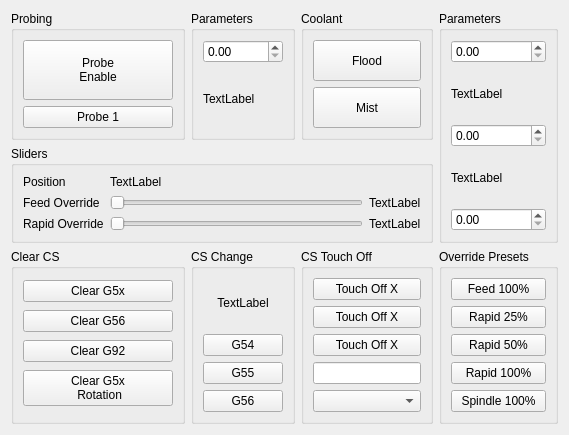
      <widget class="QWidget" name="tab_13">
       <attribute name="title">
        <string>Misc</string>
       </attribute>
       <layout class="QGridLayout" name="gridLayout_19">
        <item row="0" column="0">
         <widget class="QGroupBox" name="groupBox_5">
          <property name="title">
           <string>Probing</string>
          </property>
          <layout class="QGridLayout" name="gridLayout_20">
           <item row="0" column="0">
            <widget class="QPushButton" name="probing_enable_pb">
             <property name="sizePolicy">
              <sizepolicy hsizetype="Fixed" vsizetype="Preferred">
               <horstretch>0</horstretch>
               <verstretch>0</verstretch>
              </sizepolicy>
             </property>
             <property name="minimumSize">
              <size>
               <width>150</width>
               <height>60</height>
              </size>
             </property>
             <property name="maximumSize">
              <size>
               <width>16777215</width>
               <height>16777215</height>
              </size>
             </property>
             <property name="text">
              <string>Probe
Enable</string>
             </property>
             <property name="led_indicator" stdset="0">
              <bool>true</bool>
             </property>
            </widget>
           </item>
           <item row="1" column="0">
            <widget class="QPushButton" name="probe_1">
             <property name="text">
              <string>Probe 1</string>
             </property>
             <property name="function" stdset="0">
              <string>mdi</string>
             </property>
             <property name="command" stdset="0">
              <string>o&lt;measure&gt; call</string>
             </property>
            </widget>
           </item>
          </layout>
         </widget>
        </item>
        <item row="2" column="0">
         <widget class="QGroupBox" name="groupBox_13">
          <property name="title">
           <string>Clear CS</string>
          </property>
          <layout class="QVBoxLayout" name="verticalLayout_4">
           <item>
            <widget class="QPushButton" name="clear_coord_0">
             <property name="text">
              <string>Clear G5x</string>
             </property>
            </widget>
           </item>
           <item>
            <widget class="QPushButton" name="clear_coord_2">
             <property name="text">
              <string>Clear G56</string>
             </property>
            </widget>
           </item>
           <item>
            <widget class="QPushButton" name="clear_coord_10">
             <property name="text">
              <string>Clear G92</string>
             </property>
            </widget>
           </item>
           <item>
            <widget class="QPushButton" name="clear_coord_11">
             <property name="text">
              <string>Clear G5x
 Rotation</string>
             </property>
            </widget>
           </item>
          </layout>
         </widget>
        </item>
        <item row="0" column="2">
         <widget class="QGroupBox" name="groupBox_23">
          <property name="title">
           <string>Coolant</string>
          </property>
          <layout class="QVBoxLayout" name="verticalLayout_13">
           <item>
            <widget class="QPushButton" name="flood_pb">
             <property name="sizePolicy">
              <sizepolicy hsizetype="Minimum" vsizetype="Expanding">
               <horstretch>0</horstretch>
               <verstretch>0</verstretch>
              </sizepolicy>
             </property>
             <property name="text">
              <string>Flood</string>
             </property>
             <property name="led_indicator" stdset="0">
              <bool>true</bool>
             </property>
            </widget>
           </item>
           <item>
            <widget class="QPushButton" name="mist_pb">
             <property name="sizePolicy">
              <sizepolicy hsizetype="Minimum" vsizetype="Expanding">
               <horstretch>0</horstretch>
               <verstretch>0</verstretch>
              </sizepolicy>
             </property>
             <property name="text">
              <string>Mist</string>
             </property>
             <property name="led_indicator" stdset="0">
              <bool>true</bool>
             </property>
            </widget>
           </item>
          </layout>
         </widget>
        </item>
        <item row="0" column="1">
         <widget class="QGroupBox" name="groupBox_6">
          <property name="title">
           <string>Parameters</string>
          </property>
          <layout class="QGridLayout" name="gridLayout_21">
           <item row="0" column="0">
            <widget class="QDoubleSpinBox" name="doubleSpinBox_2">
             <property name="function" stdset="0">
              <string>set_var</string>
             </property>
             <property name="variable" stdset="0">
              <string>1003</string>
             </property>
            </widget>
           </item>
           <item row="1" column="0">
            <widget class="QLabel" name="label_28">
             <property name="text">
              <string>TextLabel</string>
             </property>
             <property name="function" stdset="0">
              <string>watch_var</string>
             </property>
             <property name="variable" stdset="0">
              <string>1000</string>
             </property>
            </widget>
           </item>
          </layout>
         </widget>
        </item>
        <item row="2" column="1">
         <widget class="QGroupBox" name="groupBox_15">
          <property name="title">
           <string>CS Change</string>
          </property>
          <layout class="QVBoxLayout" name="verticalLayout_6">
           <item>
            <widget class="QLabel" name="g5x_index_lb">
             <property name="sizePolicy">
              <sizepolicy hsizetype="Preferred" vsizetype="Minimum">
               <horstretch>0</horstretch>
               <verstretch>0</verstretch>
              </sizepolicy>
             </property>
             <property name="text">
              <string>TextLabel</string>
             </property>
             <property name="alignment">
              <set>Qt::AlignCenter</set>
             </property>
            </widget>
           </item>
           <item>
            <widget class="QPushButton" name="change_cs_1">
             <property name="text">
              <string>G54</string>
             </property>
            </widget>
           </item>
           <item>
            <widget class="QPushButton" name="change_cs_2">
             <property name="text">
              <string>G55</string>
             </property>
            </widget>
           </item>
           <item>
            <widget class="QPushButton" name="change_cs_3">
             <property name="text">
              <string>G56</string>
             </property>
            </widget>
           </item>
          </layout>
         </widget>
        </item>
        <item row="2" column="2">
         <widget class="QGroupBox" name="groupBox_21">
          <property name="title">
           <string>CS Touch Off</string>
          </property>
          <layout class="QVBoxLayout" name="verticalLayout_14">
           <item>
            <widget class="QPushButton" name="touchoff_pb_x">
             <property name="text">
              <string>Touch Off X</string>
             </property>
            </widget>
           </item>
           <item>
            <widget class="QPushButton" name="touchoff_pb_y">
             <property name="text">
              <string>Touch Off X</string>
             </property>
            </widget>
           </item>
           <item>
            <widget class="QPushButton" name="touchoff_pb_z">
             <property name="text">
              <string>Touch Off X</string>
             </property>
            </widget>
           </item>
           <item>
            <widget class="QLineEdit" name="touchoff_le"/>
           </item>
           <item>
            <widget class="QComboBox" name="touchoff_system_cb"/>
           </item>
          </layout>
         </widget>
        </item>
        <item row="2" column="3">
         <widget class="QGroupBox" name="groupBox_28">
          <property name="title">
           <string>Override Presets</string>
          </property>
          <layout class="QVBoxLayout" name="verticalLayout_18">
           <item>
            <widget class="QPushButton" name="feed_percent_100">
             <property name="text">
              <string>Feed 100%</string>
             </property>
            </widget>
           </item>
           <item>
            <widget class="QPushButton" name="rapid_percent_25">
             <property name="text">
              <string>Rapid 25%</string>
             </property>
            </widget>
           </item>
           <item>
            <widget class="QPushButton" name="rapid_percent_50">
             <property name="text">
              <string>Rapid 50%</string>
             </property>
            </widget>
           </item>
           <item>
            <widget class="QPushButton" name="rapid_percent_100">
             <property name="text">
              <string>Rapid 100%</string>
             </property>
            </widget>
           </item>
           <item>
            <widget class="QPushButton" name="spindle_percent_100">
             <property name="text">
              <string>Spindle 100%</string>
             </property>
            </widget>
           </item>
          </layout>
         </widget>
        </item>
        <item row="0" column="3" rowspan="2">
         <widget class="QGroupBox" name="groupBox_24">
          <property name="title">
           <string>Parameters</string>
          </property>
          <layout class="QVBoxLayout" name="verticalLayout_15">
           <item>
            <widget class="QDoubleSpinBox" name="doubleSpinBox_3">
             <property name="function" stdset="0">
              <string>set_var</string>
             </property>
             <property name="variable" stdset="0">
              <string>1000</string>
             </property>
            </widget>
           </item>
           <item>
            <widget class="QLabel" name="label_44">
             <property name="text">
              <string>TextLabel</string>
             </property>
             <property name="function" stdset="0">
              <string>watch_var</string>
             </property>
             <property name="variable" stdset="0">
              <string>1000</string>
             </property>
            </widget>
           </item>
           <item>
            <widget class="QDoubleSpinBox" name="doubleSpinBox_4">
             <property name="function" stdset="0">
              <string>set_var</string>
             </property>
             <property name="variable" stdset="0">
              <string>1001</string>
             </property>
            </widget>
           </item>
           <item>
            <widget class="QLabel" name="label_45">
             <property name="text">
              <string>TextLabel</string>
             </property>
             <property name="function" stdset="0">
              <string>watch_var</string>
             </property>
             <property name="variable" stdset="0">
              <string>1001</string>
             </property>
            </widget>
           </item>
           <item>
            <widget class="QDoubleSpinBox" name="doubleSpinBox_5">
             <property name="function" stdset="0">
              <string>set_var</string>
             </property>
             <property name="variable" stdset="0">
              <string>1002</string>
             </property>
            </widget>
           </item>
          </layout>
         </widget>
        </item>
        <item row="1" column="0" colspan="3">
         <widget class="QGroupBox" name="groupBox_29">
          <property name="title">
           <string>Sliders</string>
          </property>
          <layout class="QGridLayout" name="gridLayout_30">
           <item row="1" column="2">
            <widget class="QLabel" name="feed_override_lb">
             <property name="text">
              <string>TextLabel</string>
             </property>
            </widget>
           </item>
           <item row="2" column="0">
            <widget class="QLabel" name="label_52">
             <property name="text">
              <string>Rapid Override</string>
             </property>
            </widget>
           </item>
           <item row="1" column="0">
            <widget class="QLabel" name="label_51">
             <property name="text">
              <string>Feed Override</string>
             </property>
            </widget>
           </item>
           <item row="1" column="1">
            <widget class="QSlider" name="feed_override_sl">
             <property name="orientation">
              <enum>Qt::Horizontal</enum>
             </property>
            </widget>
           </item>
           <item row="2" column="2">
            <widget class="QLabel" name="rapid_override_lb">
             <property name="text">
              <string>TextLabel</string>
             </property>
            </widget>
           </item>
           <item row="2" column="1">
            <widget class="QSlider" name="rapid_override_sl">
             <property name="orientation">
              <enum>Qt::Horizontal</enum>
             </property>
            </widget>
           </item>
           <item row="0" column="1" colspan="2">
            <widget class="QLabel" name="position_lb">
             <property name="text">
              <string>TextLabel</string>
             </property>
             <property name="precision" stdset="0">
              <string>3</string>
             </property>
            </widget>
           </item>
           <item row="0" column="0">
            <widget class="QLabel" name="label_48">
             <property name="text">
              <string>Position</string>
             </property>
            </widget>
           </item>
          </layout>
         </widget>
        </item>
       </layout>
      </widget>
